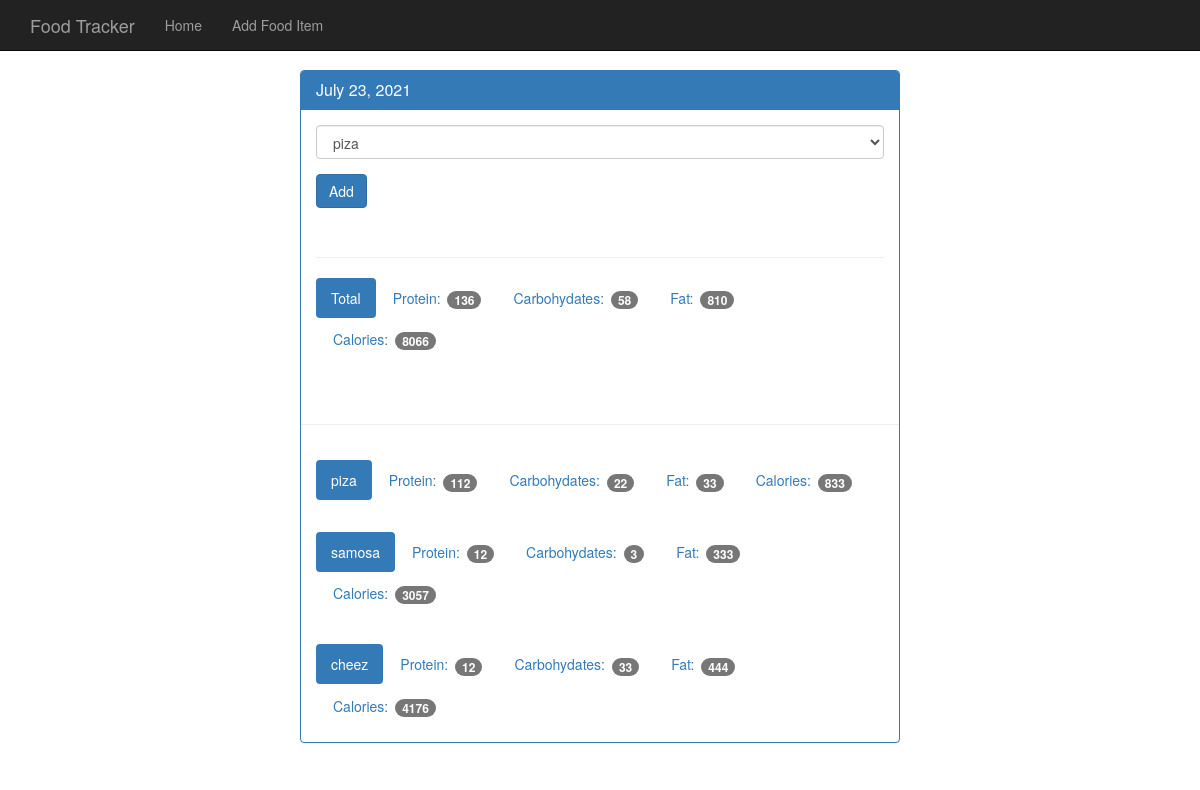
/view/20210723, run on the app's committed database.
### tables this page shows
CREATE TABLE food(
id integer primary key autoincrement,
name text not null,
protein integer not null,
carbohydrate integer not null,
fat integer not null,
calories integer not null
);

### app.py (the view)
@app.route('/view/<date>',methods=['GET','POST'])
def view(date):
    db = get_db()
    cur = db.execute('select id,entry_date from log_date where entry_date = ?',[date])
    date_result = cur.fetchone()
    if request.method == 'POST':
        print("This is post request.")
        print("filled form value",request.form['food-select'])
        print("date id is", date_result['id'])
        db.execute('insert into food_date (food_id,log_date_id) values (?,?)', [request.form['food-select'],date_result['id']])
        db.commit()
    preety_date = datetime.strptime(str(date_result['entry_date']), '%Y%m%d').strftime("%B %d, %Y")
    food_cur = db.execute('select id,name from food')
    food_results = food_cur.fetchall()
    cur = db.execute('select food.name, food.protein, food.carbohydrate, food.fat,food.calories from log_date join food_date on \
    food_date.log_date_id = log_date.id join food on food.id = food_date.food_id where log_date.entry_date = ?', [date])
    log_results = cur.fetchall()
    total = {}
    total['protein'] = 0
    total['carbohydrate'] = 0
    total['fat'] = 0
    total['calories'] = 0
    for food in log_results:
        total['protein'] += food['protein']
        total['carbohydrate'] += food['carbohydrate']
        total['fat'] += food['fat']
        total['calories'] += food['calories']
    return render_template('day.html',entry_date=date_result['entry_date'],date=preety_date, food_results=food_results,log_results=log_results,total=total)

### app.py (called while the page is built)
def connect_db():
    sql = sqlite3.connect("C:\\Users\\vishaver\\PycharmProjects\\trackfood\\food_log.db")
    sql.row_factory = sqlite3.Row
    return sql

def get_db():
    if not hasattr(g,'sqlite3'):
        g.sqlite_db = connect_db()
    return g.sqlite_db

### templates/day.html
{% extends "base.html" %}
{% block content %}
    <nav class="navbar navbar-inverse navbar-fixed-top">
      <div class="container">
        <div class="navbar-header">
          <a class="navbar-brand" href="{{ url_for('index') }}">Food Tracker</a>
        </div>
        <div id="navbar" class="navbar-collapse collapse">
          <ul class="nav navbar-nav">
            <li><a href="{{ url_for('index') }}">Home</a></li>
            <li><a href="{{ url_for('food') }}">Add Food Item</a></li>
          </ul>
        </div>
      </div>
    </nav>
    <div class="container theme-showcase col-sm-6 col-sm-offset-3" role="main">
      <div class="row">
        <div>
          <div class="panel panel-primary">
            <div class="panel-heading">
              <h3 class="panel-title">{{ date }}</h3>
            </div>
            <div class="panel-body">
              <form method="POST" action="{{ url_for('view', date=entry_date) }}">
                <div class="form-group">
                  <select class="form-control" name="food-select">
                    {% for food in food_results %}
                      <option value={{ food.id }}>{{ food.name }}</option>
                    {% endfor %}
                  </select>
                </div>
                <button type="submit" class="btn btn-primary">Add</button>
              </form>
              <div class="page-header"></div>
              <ul class="nav nav-pills" role="tablist">
                <li class="active"><a>Total</a></li>
                <li><a>Protein: <span class="badge">{{ total.protein }}</span></a></li>
                <li><a>Carbohydates: <span class="badge">{{ total.carbohydrate }}</span></a></li>
                <li><a>Fat: <span class="badge">{{ total.fat }}</span></a></li>
                <li><a>Calories: <span class="badge">{{ total.calories }}</span></a></li>
              </ul>
            </div>
            <div class="page-header"></div>
            {% for food in log_results %}
            <div class="panel-body">
              <ul class="nav nav-pills" role="tablist">
                <li class="active"><a>{{ food.name }}</a></li>
                <li><a>Protein: <span class="badge">{{ food.protein }}</span></a></li>
                <li><a>Carbohydates: <span class="badge">{{ food.carbohydrate }}</span></a></li>
                <li><a>Fat: <span class="badge">{{ food.fat }}</span></a></li>
                <li><a>Calories: <span class="badge">{{ food.calories }}</span></a></li>
              </ul>
            </div>
               {% endfor %}
          </div>
        </div>
      </div>
    </div>
  {% endblock %}

### static/theme.css (style rules this page uses)
body { padding-top: 70px; padding-bottom: 30px; }

### data on the page
food: name "piza", protein "112", carbohydrate "22", fat "33", calories "833"
food: name "samosa", protein "12", carbohydrate "3", fat "333", calories "3057"
food: name "cheez", protein "12", carbohydrate "33", fat "444", calories "4176"

### other printed values
{{ date }} "July 23, 2021"
{{ total.protein }} "136"
{{ total.carbohydrate }} "58"
{{ total.fat }} "810"
{{ total.calories }} "8066"
form field food-select "piza"
